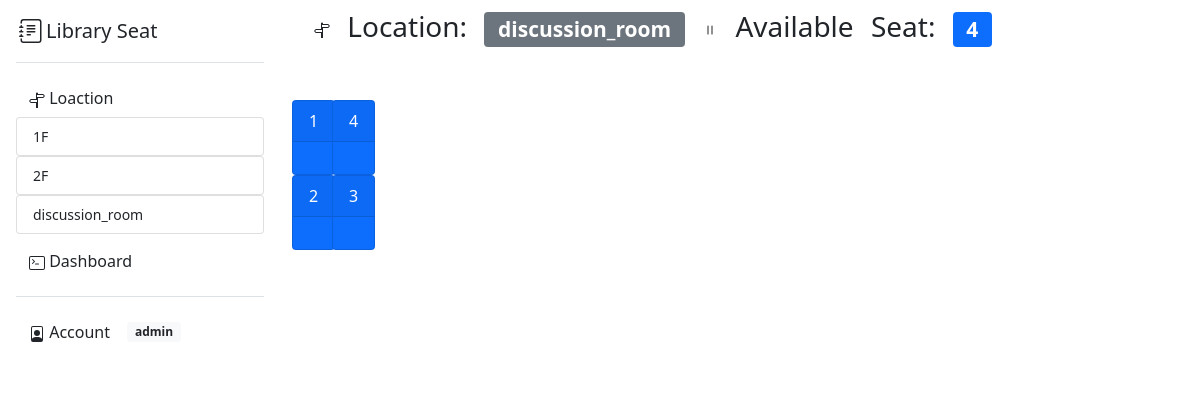
The app's page /location/discussion_room (signed in) with its own data.
### main/models.py (models this page shows)
class Location(models.Model):
    name = models.CharField(max_length=100)
    def __str__(self):
        return self.name

class Seat(models.Model):
    location = models.ForeignKey(Location, on_delete=models.CASCADE)
    camera = models.ManyToManyField(Camera, blank=True) #every seat is capture by multiple cameras
    camera_data = models.ManyToManyField(Camera_Data, blank=True) # data from each camera
    seat_number = models.IntegerField()
    seat_position_x = models.FloatField(max_length=200)
    seat_position_y = models.FloatField(max_length=200)
    occupy = models.BooleanField()

### main/views.py (the view)
# urls.py: path("location/<str:location_name>", views.location, name="location"),
def location(response, location_name):
    location_list = Location.objects.all()
    try:
        location = Location.objects.get(name=location_name)
        available_seat=0
        for seat in location.seat_set.all():
            if seat.occupy == False:
                available_seat +=1
        return render(response, "main/location.html", { "location_list":location_list, "location":location, "available_seat": available_seat})
    except Location.DoesNotExist:
        return render(response, "main/error_404.html", {})

### main/templates/main/location.html (shortened to what this page needs)
{% extends 'main/base.html' %}
{% block content %}
  <div class="row" ,name="seat_number_count", style=" padding: 10px; word-spacing: 10px; height: 100px;">
    <h3 >
    Location: <span class="badge bg-secondary">{{location}}</span>
    <svg xmlns="http://www.w3.org/2000/svg" width="16" height="16" fill="currentColor" class="bi bi-pause" viewBox="0 0 16 16">
      <path d="M6 3.5a.5.5 0 0 1 .5.5v8a.5.5 0 0 1-1 0V4a.5.5 0 0 1 .5-.5zm4 0a.5.5 0 0 1 .5.5v8a.5.5 0 0 1-1 0V4a.5.5 0 0 1 .5-.5z"/>
    </svg>
    Available Seat: <span class="badge bg-primary", id="available_seat">{{available_seat}}</span>
    </h3>
  </div>
  <div class="row" ,name="seat_display" , style="position: relative">
    <div id="card">
      {% for seat in location.seat_set.all %}
        {% if seat.occupy == True%}
          <div id="{{seat.seat_number}}" class="card text-white bg-secondary mb-3" style="position: absolute; max-width: 4rem; top:{{seat.seat_position_y}}px; left:{{seat.seat_position_x}}px">
            <div class="card-header">{{seat.seat_number}}</div>
            <div class="card-body">
            </div>
          </div>
        {% else %}
          <div id="{{seat.seat_number}}" class="card text-white bg-primary mb-3" style="position: absolute; max-width: 4rem; top:{{seat.seat_position_y}}px; left:{{seat.seat_position_x}}px">
            <div class="card-header">{{seat.seat_number}}</div>
            <div class="card-body">
            </div>
          </div>
        {% endif %}
      {% endfor %}
    </div>
  </div>
{% endblock content %}

### main/templates/main/sidenav.html (shortened to what this page needs)
<div name="sidenav", class="flex-shrink-0 p-3 bg-white" style="width: 280px;">
    <a href="/" class="d-flex align-items-center pb-3 mb-3 link-dark text-decoration-none border-bottom">
    <span class="fs-5 fw-semibold"> Library Seat</span>
    </a>
    <ul class="list-unstyled ps-0">
    <li class="mb-1">
        <button class="btn btn-toggle align-items-center rounded collapsed" data-bs-toggle="collapse" data-bs-target="#location-collapse" aria-expanded="true">
            Loaction
        </button>
        <div class="collapse show" id="location-collapse">
        <ul class="btn-toggle-nav list-unstyled fw-normal pb-1 small">
            {% for location in location_list.all %}
                <li><a href="/location/{{location.name}}" class="list-group-item list-group-item-action rounded">{{location.name}}</a></li>
            {% endfor %}
        </ul>
        </div>
    </li>
    {% if user.is_authenticated and user.username == "admin" %}
        <li class="mb-1">
        <button class="btn btn-toggle align-items-center rounded collapsed" data-bs-toggle="collapse" data-bs-target="#dashboard-collapse" aria-expanded="false">
            Dashboard
        </button>
    </li>
    {% endif %}
    <li class="border-top my-3"></li>
    <li class="mb-1">
        <button class="btn btn-toggle align-items-center rounded collapsed" data-bs-toggle="collapse" data-bs-target="#account-collapse" aria-expanded="false">
            Account
        </button>
        {% if user.is_authenticated %}
        <span class="badge bg-light text-dark">{{user.username}}</span>
        {% endif %}
    </li>
    </ul>
</div>

### records on screen
Location: name "1F"
Location: name "2F"
Location: name "discussion_room"
Seat: seat_number "1"
Seat: seat_number "4"
Seat: seat_number "2"
Seat: seat_number "3"

### other values on screen
{{ user.username }} "admin"
{{ available_seat }} "4"
